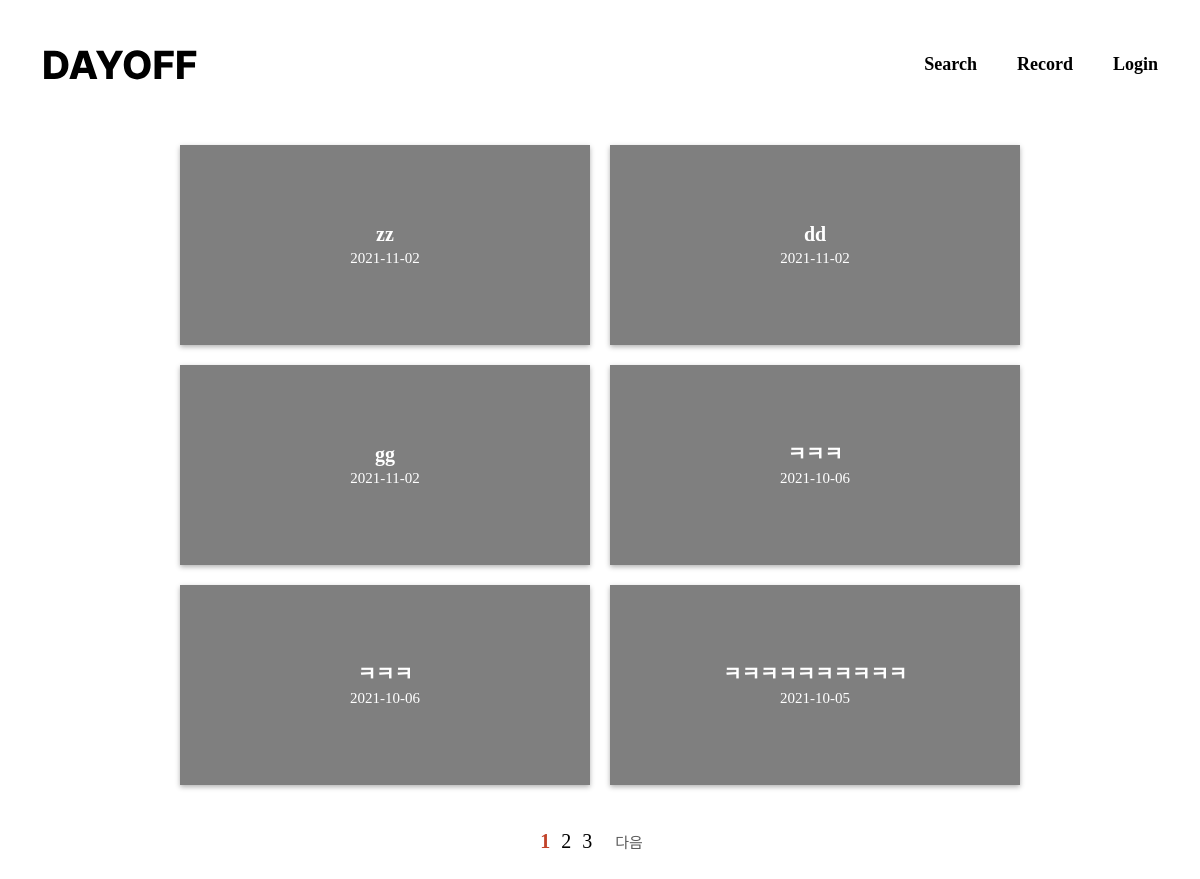
The page / on the database its author committed.
### today/models.py (models this page shows, shortened)
class Post(models.Model):
    author = models.ForeignKey(
        settings.AUTH_USER_MODEL,
        on_delete=models.CASCADE,
    )
    title = models.CharField(max_length=100, blank=True, null=True)
    pub_date = models.DateField('data published', blank=True, null=True)
    hashtag = models.ManyToManyField(Hashtag, blank=True, null=True)
    body = models.TextField(max_length=500, blank=True, null=True)
    image=models.ImageField(upload_to='images/', blank=True, null=True)
    bookmark=models.ManyToManyField(
        settings.AUTH_USER_MODEL,
        blank=True,
        related_name='bookmark'
    )

### today/views.py (the view)
# urls.py: 2. Add a URL to urlpatterns:  path('', views.home, name='home')
def home(request):
    post=Post.objects.all().order_by('-pub_date')
    paginator=Paginator(post, 6)
    page=request.GET.get('page')
    page_post=paginator.get_page(page)
    return render(request, 'home.html', {'posts':post, 'page_posts':page_post})

### templates/home.html (shortened to what this page needs)
<!DOCTYPE html>
<html lang="en">
  <head>
    <link rel="stylesheet" type="text/css" href="../static/css/home.css" />
    <link rel="stylesheet" type="text/css" href="../static/css/common.css" />
    <link
      rel="stylesheet"
      href="https://maxcdn.bootstrapcdn.com/bootstrap/3.3.2/css/bootstrap.min.css"
    />
  </head>
  <body>
    {% include 'header.html' %}
    <div class="contents">
      <div class="post-container">
        {% for post in page_posts %}
        <a href="{% url 'postDetail' post.id %}">
          <div class="post-wrapper">
            <div class="post-text">
              <div class="post-title">{{post.title}}</div>
              <div class="post-pub-date">{{post.pub_date|date:"Y-m-d"}}</div>
            </div>
          </div>
        </a>
        {% endfor %}
      </div>
      <div class="paginator">
        <div>
          {% for page in page_posts.paginator.page_range %}
            <a href="?page={{page}}" {% if page == page_posts.number %} class="page-active"
            {% else %} class="page-disabled" {% endif %}>{{page}}</a>
          {% endfor %}
        </div>
        <div>
          {% if page_posts.has_next %}
            <a href="?page={{page_posts.number|add:+1}}" class="page-move">다음</a>
          {% endif %}
        </div>
      </div>
    </div>
  </body>
</html>

### static/css/home.css (style rules this page uses)
a { text-decoration: none !important; }
.post-container { display: grid; grid-template-columns: 1fr 1fr; gap: 20px; padding-top: 15px; }
.post-wrapper { background: rgba(0, 0, 0, 0.5); box-shadow: 0 2px 5px rgba(0, 0, 0, 0.3); height: 200px; overflow: hidden; position: relative; top: 0px; transition: 0.2s; }
.post-text { color: white; text-align: center; position: absolute; top: 50%; left: 50%; transform: translate(-50%, -50%); width: 220px; }
.post-title { font-size: 20px; font-weight: 600; }
.post-pub-date { font-size: 15px; }
.paginator { font-size: 20px; width: 100%; display: flex; justify-content: center; padding-top: 5%; }
.page-active { color: #c24229; font-weight: 600; padding: 0 3px; }
.page-disabled { color: black; padding: 0 3px; }
.page-move { color: #5a5a5a; padding: 0 20px; font-size: 15px; }

### static/css/common.css (style rules this page uses)
* { font-family: Pretendard; }
a { text-decoration: none; }
.contents { padding: 0 15%; margin-bottom: 10%; }

### rows shown on the page
Post: title "zz", pub_date "2021-11-02"
Post: title "dd", pub_date "2021-11-02"
Post: title "gg", pub_date "2021-11-02"
Post: title "ㅋㅋㅋ", pub_date "2021-10-06"
Post: title "ㅋㅋㅋ", pub_date "2021-10-06"
Post: title "ㅋㅋㅋㅋㅋㅋㅋㅋㅋㅋ", pub_date "2021-10-05"

### other values the page prints
{{ page }} "1" "2" "3"
